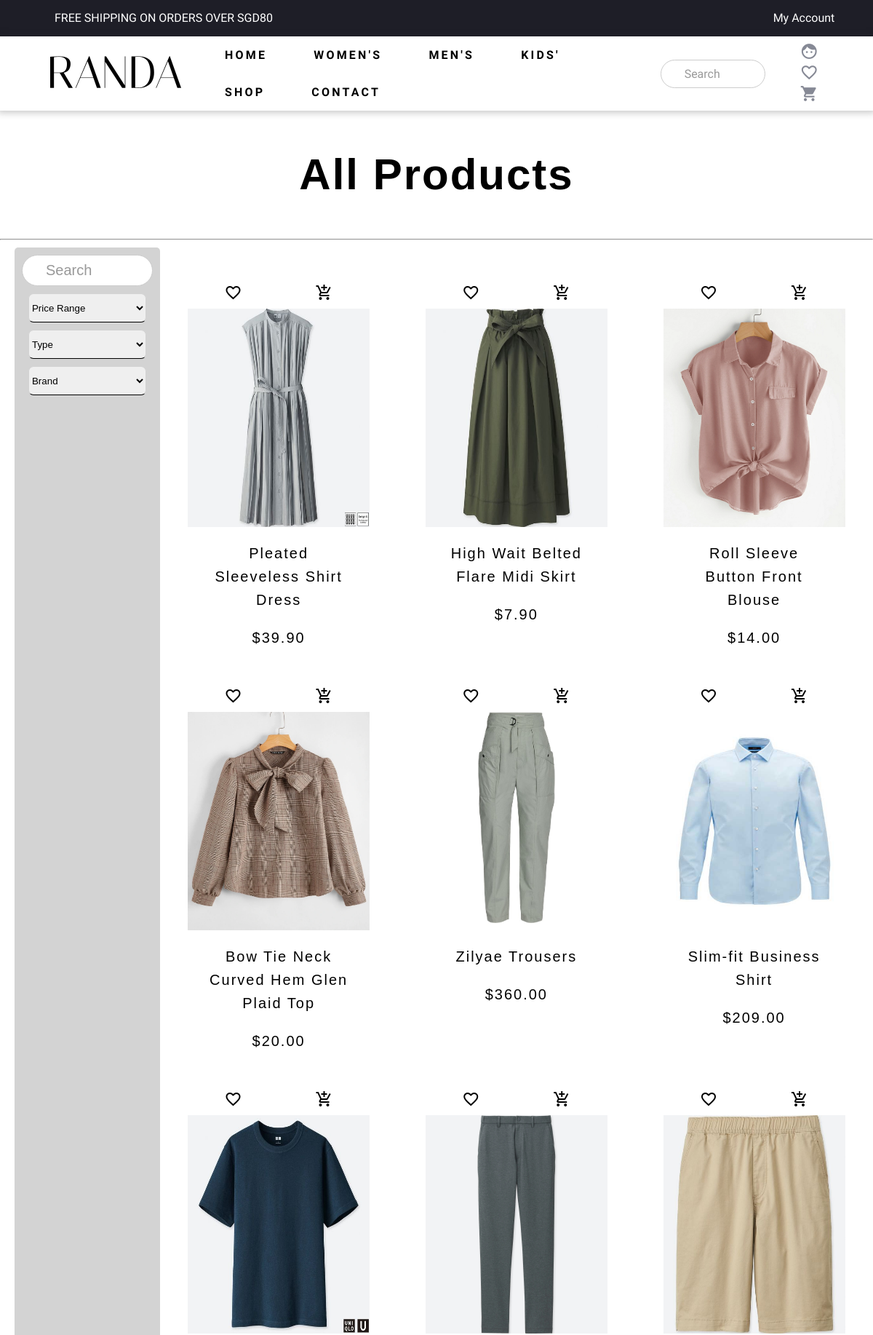
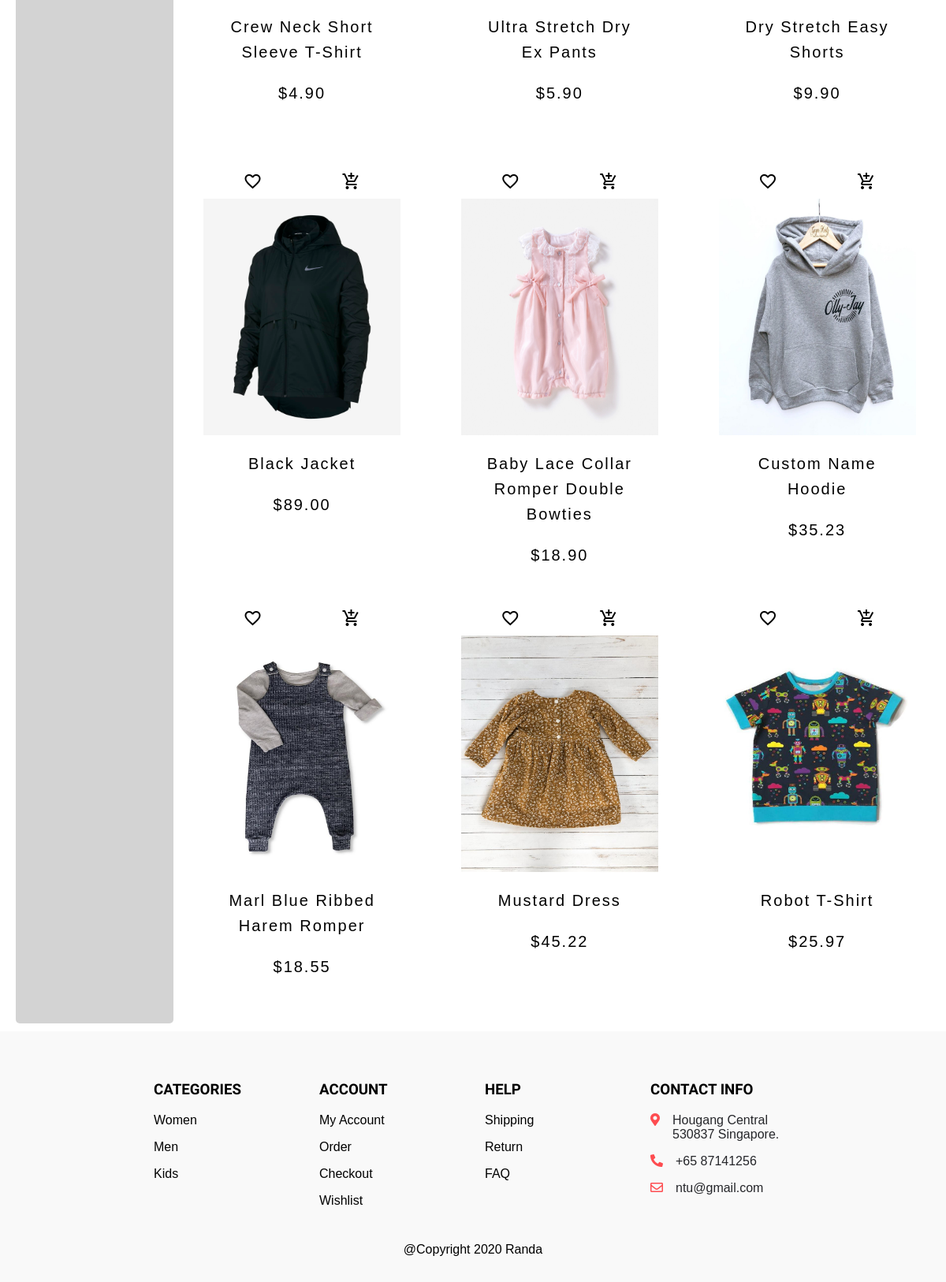
/products.php, run on the app's committed database (2 pictures, top to bottom).
### tables this page shows
CREATE TABLE IF NOT EXISTS `product_randa` (
  `product_id` int(11) NOT NULL AUTO_INCREMENT,
  `product_name` varchar(50) NOT NULL,
  `product_img` varchar(50) NOT NULL,
  `product_desc` varchar(255) NOT NULL,
  `product_price` float NOT NULL,
  `product_type` varchar(50) NOT NULL,
  `product_brand` varchar(50) NOT NULL,
  `product_category` enum('women','men','kids') NOT NULL,
  PRIMARY KEY (`product_id`)
);

### products.php (the view, shortened to what this page needs)
<!DOCTYPE html>
<html lang="en" dir="ltr">
<head>
  <link rel="stylesheet" href="css/general.css">
  <link rel="stylesheet" href="css/utility.css">
  <link rel="stylesheet" href="css/carousel.css">
  <link rel="stylesheet" href="css/products.css">
  <link rel="stylesheet" href="https://cdnjs.cloudflare.com/ajax/libs/font-awesome/5.15.1/css/all.min.css">
</head>
<?php
  if(!isset($_SESSION['userid'])){
    $username = "My Account";
  }
  else{
    $id = $_SESSION['userid'];
    $username = $_SESSION['username'];
    $dropdown = "none";
    $logout = "block";
  }
?>
<body>
  <div id="banner" class="banner" onscroll="myFunction()">
    <div class="row">
      <div class="col flex " style="height:50px; line-height:50px; font-size:16px; margin-left:60px; margin-right:45px; padding-right:0px;">
          FREE SHIPPING ON ORDERS OVER SGD80
          <div class="dropdown ml-auto text-mid">
            <button class="login_dropdown"><?php echo $username; ?></button>
          </div>
      </div>
    </div>
  </div>
  <header id="title">
    <div class="wrapHead">
      <div class="" style="margin-left:40px;">
        <a href="index.php"><img src="image/logo.png" alt="" class="logo"></a>
      </div>
      <nav class="nav frame">
        <ul class="navbar-nav">
          <li class="nav-item">
            <a class="scroll" href="index.php">HOME</a>
          </li>
          <li class="nav-item">
            <a class="scroll" href="products.php?category=women">WOMEN'S</a>
          </li>
          <li class="nav-item">
            <a class="scroll" href="products.php?category=men">MEN'S</a>
          </li>
          <li class="nav-item">
            <a class="scroll" href="products.php?category=kids">KIDS'</a>
          </li>
          <li class="nav-item">
            <a class="scroll" href="#">SHOP</a>
          </li>
          <li class="nav-item">
            <a class="scroll" href="contact.php">CONTACT</a>
          </li>
        </ul>
      </nav>
      <div class="flex mr-auto" style="align-items:center; margin-right:45px;">
        <form class="search-box" action="products.php" method="post">
          <input id="search-box" name="searchbox" type="search" placeholder="Search">
        </form>
        <div class="icon-group">
          <span class="material-icons zoom"><a href="account.php" title="My Account">face</a></span>
          <span class="material-icons zoom"><a href="favourites.html" title="My Favourites">favorite_border</a></span>
          <span class="material-icons zoom"><a href="cart.html" title="My Cart">shopping_cart</a></span>
        </div>
      </div>
    </div>
  </header>
    <?php
      if( isset($_GET['category']) && isset($_POST['searchbox']) ){
        $category = $_GET['category'];
        $search = $_POST['searchbox'];
        $sql = "SELECT * FROM product_randa WHERE product_category = '$category' AND product_name LIKE '%$search%'";
        $title = "$category '$search'";
        $msg = "There are no products that match '$search' in $category's category.";
      }
      else if( isset($_GET['category']) ){
        $category = $_GET['category'];
        $sql = "SELECT * FROM product_randa WHERE product_category = '$category'";
        $title = $category;
        $msg = "There are no products in $category's category.";
      }
      else if( isset($_POST['searchbox']) && $_POST['searchbox'] != null ){
        $search = $_POST['searchbox'];
        $sql = "SELECT * FROM product_randa WHERE product_name LIKE '%$search%'";
        $title = "Search '$search'";
        $msg = "There are no products that match '$search'.";
      }
      else if( isset($_GET['min']) && isset($_GET['max']) ){
        $min = $_GET['min'];
        $max = $_GET['max'];
        $sql = "SELECT * FROM product_randa WHERE product_price BETWEEN $min AND $max ORDER BY product_price ASC";
        $title = "Filter By Price";
        $msg = "There are no products that are within the range of '$min' and '$max'.";
      }
      else if( isset($_GET['type']) ){
        $type = $_GET['type'];
        $sql = "SELECT * FROM product_randa WHERE product_type LIKE '$type' ORDER BY product_name ASC";
        $title = "Filter By Type";
        $msg = "There are no products that are of type '$type'.";
      }
      else if( isset($_GET['brand']) ){
        $brand = $_GET['brand'];
        $sql = "SELECT * FROM product_randa WHERE product_brand LIKE '$brand' ORDER BY product_name ASC";
        $title = "Filter By Brand";
        $msg = "There are no products that are of '$brand' brand.";
      }
      else{
        $sql = "SELECT * FROM product_randa";
        $title = "All Products";
      }
    ?>
    <?php
      $conn = mysqli_connect("localhost", "f32ee", "f32ee", "f32ee");
    ?>
    <div id="products">
      <h1><?php echo ucfirst($title); ?></h1>
      <hr>
      <div class="flex">
        <div id="left">
          <form class="search-box" action="<?php echo $_SERVER['REQUEST_URI']; ?>" method="post">
            <input id="searchbox" name="searchbox" type="search" placeholder="Search">
          </form>
          <select id="priceRange" name="priceRange" onchange="checkPriceRange()">
            <option selected disabled style="display:none;">Price Range</option>
          </select>
          <select id="type" name="type" onchange="checkType()">
            <option selected disabled style="display:none;">Type</option>
          </select>
          <select id="brand" name="brand" onchange="checkBrand()">
            <option selected disabled style="display:none;">Brand</option>
          </select>
        </div>
        <section id="categories">
          <div>
            <?php
              $runsql = mysqli_query($conn, $sql);
              $closeddiv = false;
              $count = 0;
              while ($product = mysqli_fetch_assoc($runsql)) {
                $count++;
                if( $count % 3 == 1 ){
                  echo "<div class='flex text-mid productrow'>";
                  $closeddiv = false;
                }
            ?>
                <div class="frame zoom">
                    <?php
                      if(checkFavourite($conn, $product['product_id'], $id)){
                        $favBtn = "block";
                        $unfavBtn = "none";
                      }
                      else{
                        $unfavBtn = "block";
                      }
                      if(checkCart($conn, $product['product_id'], $id)){
                        $removCartBtn = "block";
                        $addCartBtn = "none";
                      }
                      else{
                        $addCartBtn = "block";
                      }
                    ?>
                  <div class="flex">
                    <span class='material-icons' id='unfavBtn<?php echo $product['product_id']; ?>' style="display:<?php echo $unfavBtn; ?>;"><a onclick="favouriteProduct(<?php echo $product['product_id'] .','. $id; ?>)" title='favourite'>favorite_border</a></span>
                    <span class='material-icons' id='addCartBtn<?php echo $product['product_id']; ?>' style="display:<?php echo $addCartBtn; ?>;"><a onclick="addProduct(<?php echo $product['product_id'] .','. $id; ?>)" title='add to cart'>add_shopping_cart</a></span>
                  </div>
                  <img src="image/<?php echo $product['product_img']; ?>" alt="<?php echo $product['product_name']; ?>">
                  <div id="info">
                    <p><?php echo $product['product_name']; ?></p>
                    <p>$<?php echo number_format((float)$product['product_price'], 2); ?></p>
                  </div>
                </div>
            <?php
                if( $count % 3 == 0 ){
                  echo "</div>" . $closeddiv;
                  $closeddiv = true;
                }
            ?>
            <?php
              }
              function checkFavourite($conn, $productid, $userid ){
                $fav = false;
                return $fav;
              }
              function checkCart($conn, $productid, $userid){
                return $cart;
              }
          ?>
            </div>
        </section>
      </div>
    </div>
  <?php echo file_get_contents("html/bottom.html"); ?>
</body>
</html>

### css/general.css (style rules this page uses)
html { scroll-behavior: smooth; }
body { margin: 0; padding: 0; font-family: 'Poppins', sans-serif; }
a,h2,h3,p { -webkit-touch-callout: none; -webkit-user-select: none; -khtml-user-select: none; -moz-user-select: none; -ms-user-select: none; user-select: none; }
section { display: block; padding-bottom: 2rem; margin-bottom: 3rem; }
.banner { width: 100%; height: 50px; background: #1e1e27; color: white; font-family: 'Italiana', serif; transition: 1s; }
.banner .login_dropdown { background: none; border: none; color: white; font-family: inherit; font-size: inherit; }
.dropdown { position: relative; display: inline-block; width:100px; }
.logo { margin:5px 20px 5px 20px; }
header { position: sticky; top:0; width: 100%; background: white; z-index: 3; overflow :hidden; box-shadow: 0px 0px 9px 3px rgba(41, 41, 41, .25); }
header:after { content: ""; display: block; clear: both; }
.wrapHead { display: flex; align-items:center; overflow: hidden; }
.nav { display: -webkit-box; display: -ms-flexbox; display: flex; -ms-flex-wrap: wrap; flex-wrap: wrap; border-bottom: 3px solid none; margin-left: 15px; margin-right: 15px; }
#title { font-family: 'Italiana', serif; }
#title ul { padding-left: 0; margin: auto; }
#title ul li { float: left; list-style: none; }
#title ul li a { padding: 1rem 2rem 1rem 2rem; font-weight: 700; text-decoration: none; letter-spacing: 0.2rem; color: black; display:block; font-size: 14 px; }
.search-box { padding-right: 10px; }
input[type=search] { -webkit-appearance: textfield; -webkit-box-sizing: content-box; font-family: inherit; font-size: 100%; }
input[type=search] { background: #ededed url(https://static.tumblr.com/ftv85bp/MIXmud4tx/search-icon.png) no-repeat 9px center; border: solid 1px #ccc; padding: 9px 10px 9px 32px; width: 100px; background-color: #fff; -webkit-border-radius: 10em; -moz-border-radius: 10em; border-radius: 10em; -webkit-transition: all .5s; -moz-transition: all .5s; transition: all .5s; }
.icon-group { margin-left: 30px; }
.icon-group span a { color: #868995; text-decoration: none; font-size: 25px; padding: 0 8px 0 8px; }
#categories { margin-left: 80px; margin-right: 80px; }
#newsletter h2,h3 { font-family: 'Italiana', serif ; }
footer { padding-top: 32px; padding-bottom: 32px; background-color: #f9f9f9; }
footer ul li { padding-left: px; padding-bottom: 16px; color: #25262a; }
footer ul { list-style:none; padding-inline-start:0px; }
footer ul li a { text-decoration: none; color: black; }
footer i { color:#fe4c50; padding-right: 1rem; }

### css/utility.css (style rules this page uses)
.container-fluid { padding: 1% 15% 1%; margin-left:auto; margin-right:auto; overflow:hidden; }
.text-mid { text-align: center; }
.zoom { transition: transform .2s; }
.flex { display: flex; }
.row { display: flex; flex-wrap: wrap; height: 100% ; margin-bottom: 20px; }
.col { max-width: 100%; padding-left: 15px; padding-right: 15px; }
.col-1, .col-2, .col-3, .col-4, .col-5, .col-6, .col-7, .col-8, .col-9, .col-10, .col-11, .col-12, .col, .col-auto, .col-sm-1, .col-sm-2, .col-sm-3, .col-sm-4, .col-sm-5, .col-sm-6, .col-sm-7, .col-sm-8, .col-sm-9, .col-sm-10, .col-sm-11, .col-sm-12, .col-sm, .col-sm-auto, .col-md-1, .col-md-2, .col-md-3, .col-md-4, .col-md-5, .col-md-6, .col-md-7, .col-md-8, .col-md-9, .col-md-10, .col-md-11, .col-md-12, .col-md, .col-md-auto, .col-lg-1, .col-lg-2, .col-lg-3, .col-lg-4, .col-lg-5, .col-lg-6, .col-lg-7, .col-lg-8, .col-lg-9, .col-lg-10, .col-lg-11, .col-lg-12, .col-lg, .col-lg-auto, .col-xl-1, .col-xl-2, .col-xl-3, .col-xl-4, .col-xl-5, .col-xl-6, .col-xl-7, .col-xl-8, .col-xl-9, .col-xl-10, .col-xl-11, .col-xl-12, .col-xl, .col-xl-auto { position: relative; width: 100%; min-height: 1px; padding-right: 15px; padding-left: 15px; }
.col { -ms-flex-preferred-size: 0; flex-basis: 0; -webkit-box-flex: 1; -ms-flex-positive: 1; flex-grow: 1; max-width: 100%; }
.mr-auto { margin-right: auto; }
.ml-auto { margin-left: auto; }
.frame { margin: auto; }

### css/carousel.css (style rules this page uses)
* { box-sizing: border-box }
img { vertical-align: middle; }

### data on the page
product_randa: product_img (picture), product_name "Pleated Sleeveless Shirt Dress", product_price "39.90"
product_randa: product_img (picture), product_name "High Wait Belted Flare Midi Skirt", product_price "7.90"
product_randa: product_img (picture), product_name "Roll Sleeve Button Front Blouse", product_price "14.00"
product_randa: product_img (picture), product_name "Bow Tie Neck Curved Hem Glen Plaid Top", product_price "20.00"
product_randa: product_img (picture), product_name "Zilyae Trousers", product_price "360.00"
product_randa: product_img (picture), product_name "Slim-fit Business Shirt", product_price "209.00"
product_randa: product_img (picture), product_name "Crew Neck Short Sleeve T-Shirt", product_price "4.90"
product_randa: product_img (picture), product_name "Ultra Stretch Dry Ex Pants", product_price "5.90"
product_randa: product_img (picture), product_name "Dry Stretch Easy Shorts", product_price "9.90"
product_randa: product_img (picture), product_name "Black Jacket", product_price "89.00"
product_randa: product_img (picture), product_name "Baby Lace Collar Romper Double Bowties", product_price "18.90"
product_randa: product_img (picture), product_name "Custom Name Hoodie", product_price "35.23"
product_randa: product_img (picture), product_name "Marl Blue Ribbed Harem Romper", product_price "18.55"
product_randa: product_img (picture), product_name "Mustard Dress", product_price "45.22"
product_randa: product_img (picture), product_name "Robot T-Shirt", product_price "25.97"

### other printed values
$username "My Account"
$title "All Products"
file_get_contents("html/bottom.html") "CATEGORIES Women Men Kids ACCOUNT My Account Order Checkout Wishlist HELP Shipping Return FAQ CONTACT INFO Hougang Central 530837 Singapore. +65 87141256 ntu@gmail.com @Copyright 2020 Randa"
